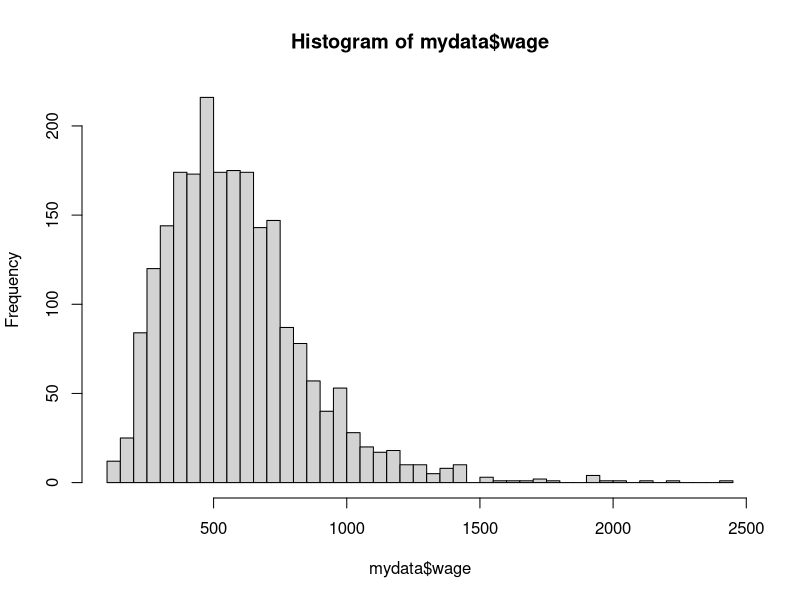
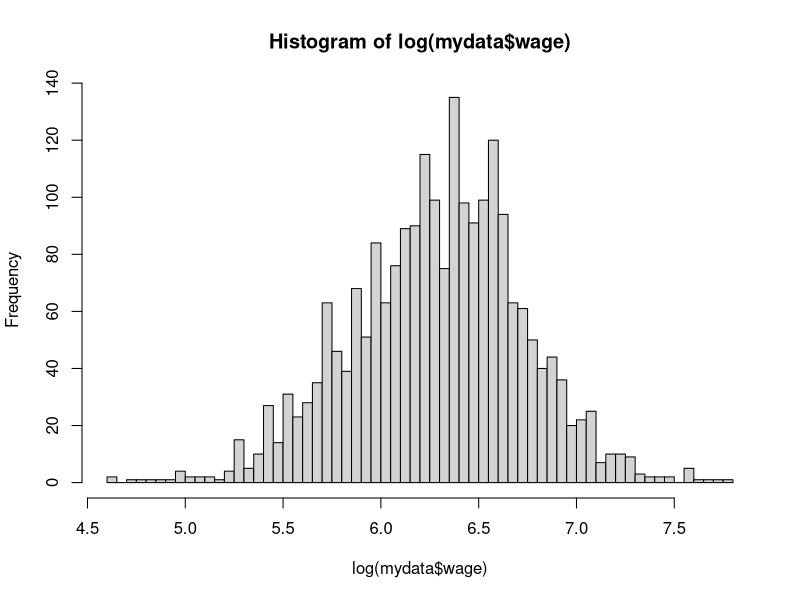

The R source for these figures, in order: (Note: this script raises an error after producing the figures.)
#install.packages("AER")
library(AER)
mydata = read.csv("Education_data.csv")
str(mydata)

hist(mydata$wage,breaks=50)
hist(log(mydata$wage),breaks=50) #data가 right-skewed여서 로그취해서 symmetric만들어줌
#dependent variable에 로그취하면 coefficient뜻은 independent variable변할때 종속변수의 퍼센트변화를 의미하게됨

ols.res<- lm(log(wage)~educ+exper+I(exper^2),data=mydata)
#add a experience squared as an illustration to show how to account for possible nonlinear relationship between y and some x variable
#I써줘야 제대로 들어감(identity function)

summary(ols.res)
#이게 potential endogeneity(내생성)고려안한 모델
#결과에 따르면 one additional year of education could increase a person's expected hourly wage by about 9%.
#However, due to the potential endogeneity issue, this coefficient estimate might be biased

#requirements for IV(Instrumental variable) are "exogeneity" and "relevance".
#exogeneity: uncorrelated with the error term or the unobserved variables that cause the endogeneity problem.
#relevance: needs to be highly correlated with the endogenous independent variable.

#직접 2SLS (Two-Stage Least Squares)수행해보기
#먼저 endogeneous variable을 IV와 exogenous variable에 회귀함으로써 error term과의 내생성을 제거한 효과만을 발라냄
#이후 그 fitted된(내생성이 제거된) 효과를 endogeneous variable(내생성 존재하는)인 educ 대신 투입
----------------------------------------------------------------------------------------------
stage1 <- lm(educ~nearc4+exper+I(exper^2),data=mydata)
summary(stage1)
  
  
  
  

  ----------------------------------------------------------------------------------------------
# 1단계: 내생변수(educ)를 IV와 외생변수에 회귀
stage1 <- lm(educ~fatheduc+motheduc+exper+I(exper^2),data=mydata)
summary(stage1)
# IV의 설명력이 충분히 높아야 하므로, 보통 F-test로 약한 도구변수(weak instrument) 여부를 확인함
# (여기서는 러프하게 T-test로 확인 가능)

# 2단계: 1단계에서 예측된 educ(내생성 제거된 값)을 사용해 종속변수에 회귀
stage2 <- lm(log(wage)~fitted(stage1)+exper+I(exper^2),data=mydata)
summary(stage2)

# 동일한 절차는 사실 AER 패키지의 ivreg() 함수로 한 번에 수행 가능
TSLS.res<- ivreg(log(wage)~educ++exper+I(exper^2)|fatheduc+motheduc+exper+I(exper^2),data=mydata)
summary(TSLS.res)

# OLS vs 2SLS 비교
cbind(coef(ols.res),coef(TSLS.res))

#결과보면 내생성제거안됐을때는 교육이 소득에 미치는 효과 9% 인데
#내생성 효과 IV로 제거하니까 15%가됨
#=> OLS는 교육의 효과를 과소추정(underestimate) 하고 있었음.
#2SLS로 내생성(endogeneity)을 제거하니 교육의 임금 효과가 실제로 더 큼이 드러남.

#추측해보자면 “능력이 낮은 사람들이 그 약점을 메우기 위해 더 오래 공부한다"거나, 
# “부모의 사회적 자본이 낮은 사람이 교육을 더 받아야만 성공할 수 있다.” 등의 경우때문에 교육과 오차항이 음(-)의 상관이었던듯
